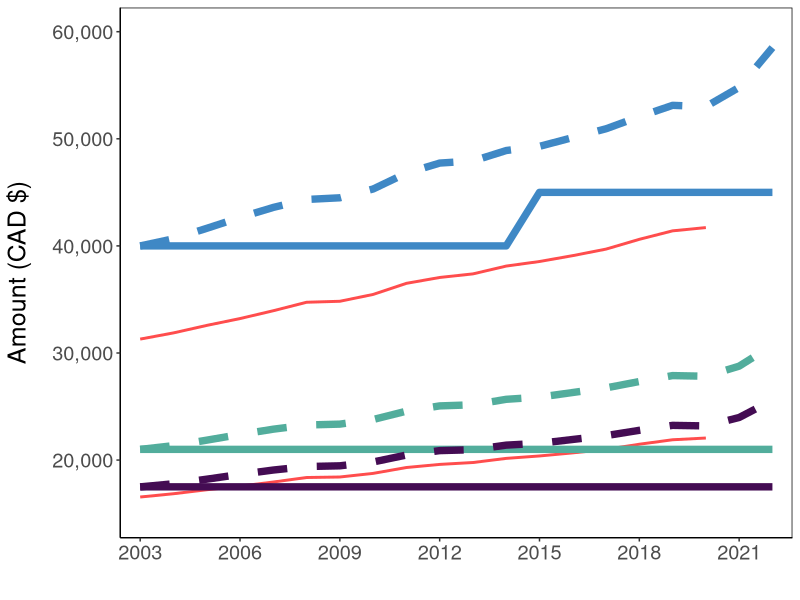
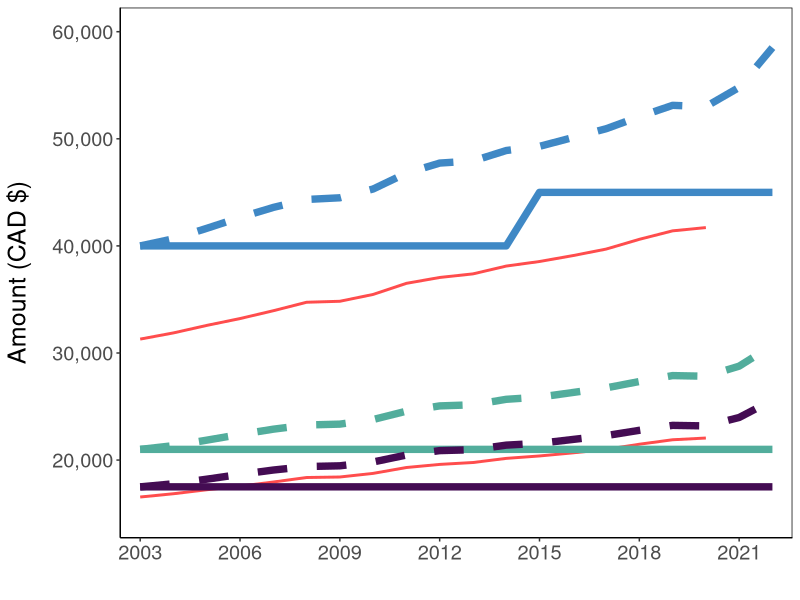

These figures' R source, in order:
library(tidyverse)
library(scales)

funding <- read.csv("Data/NSERC_funding_inflation_May20.csv")

str(funding)

colnames(funding)

funding$year <- as.factor(funding$year)

poverty_line <- funding %>% 
  select(year:four) %>% 
  pivot_longer(single:four,
               names_to = "funding",
               values_to = "amount")

NSERC <- funding %>% 
  select(year, CGS_M, PGS_D, CGS_D, PDF) %>% 
  pivot_longer(CGS_M:PDF,
               names_to = "funding", 
               values_to = "amount")

inflation <- funding %>% 
  select(year, ends_with("_inflation")) %>% 
  pivot_longer(CGS_M_inflation:PDF_inflation,
               names_to = "funding",
               values_to = "amount")

inflation_May20 <- funding %>% 
  select(year, ends_with("_infl2")) %>% 
  pivot_longer(CGS_M_infl2:PDF_infl2,
               names_to = "funding",
               values_to = "amount")


# GGPLOT ------------------------------------------------------------------
unique(inflation$funding)

colours = c("CGS_M" = "#440C53",
         "PGS_D" = "#52AD9C",
         #"CGS_D" = "#346F64",
         "PDF" = "#3F88C5",
         "CGS_M_inflation" = "#440C53",
         "PGS_D_inflation" = "#52AD9C",
         #"CGS_D_inflation" = "#346F64", 
         "PDF_inflation" = "#3F88C5",
         "CGS_M_infl2" = "#440C53",
         "PGS_D_infl2" = "#52AD9C",
         #"CGS_D_infl2" = "#346F64", 
         "PDF_infl2" = "#3F88C5")

awards <- NSERC %>%
  filter(funding != 'CGS_D')

award_inlf <- inflation_May20 %>% 
  filter(funding != 'CGS_D_infl2')




awards_inflation <- ggplot(NULL, aes(year, amount, 
                                     group = funding)) +
  geom_line(data = poverty_line, lwd = 1,
            colour = "red",
            alpha = 0.7) +
  geom_line(data = awards, lwd = 2.5,
            aes(colour = funding)) +
  #geom_line(data = inflation, lwd = 1.5, linetype = "dotdash",
           #aes(colour = "black")) +
  geom_line(data = award_inlf, lwd = 2.5,
            linetype = "dashed",
            aes(colour = funding)) +
  theme_classic() +
  scale_colour_manual(values = colours,
                      breaks = c("CGS_M", "PGS_D", "PDF")) +
  theme(text = element_text(size = 18),
        panel.border = element_rect(fill = NA),
        axis.title.y = element_text(margin = margin(r = 15)),
        legend.position = "none") +
  #guides(colour = guide_legend(title = "NSERC Award")) +
  labs(x = " ",
       y = "Amount (CAD $)") +
  scale_y_continuous(label = comma,
                     limits = c(15000, 60000)) +
  scale_x_discrete(breaks = c(2003, 2006, 2009,
                                2012, 2015, 2018,
                                2021, 2023)) 

awards_inflation


ggsave("Figures/award_inflation.jpeg")
